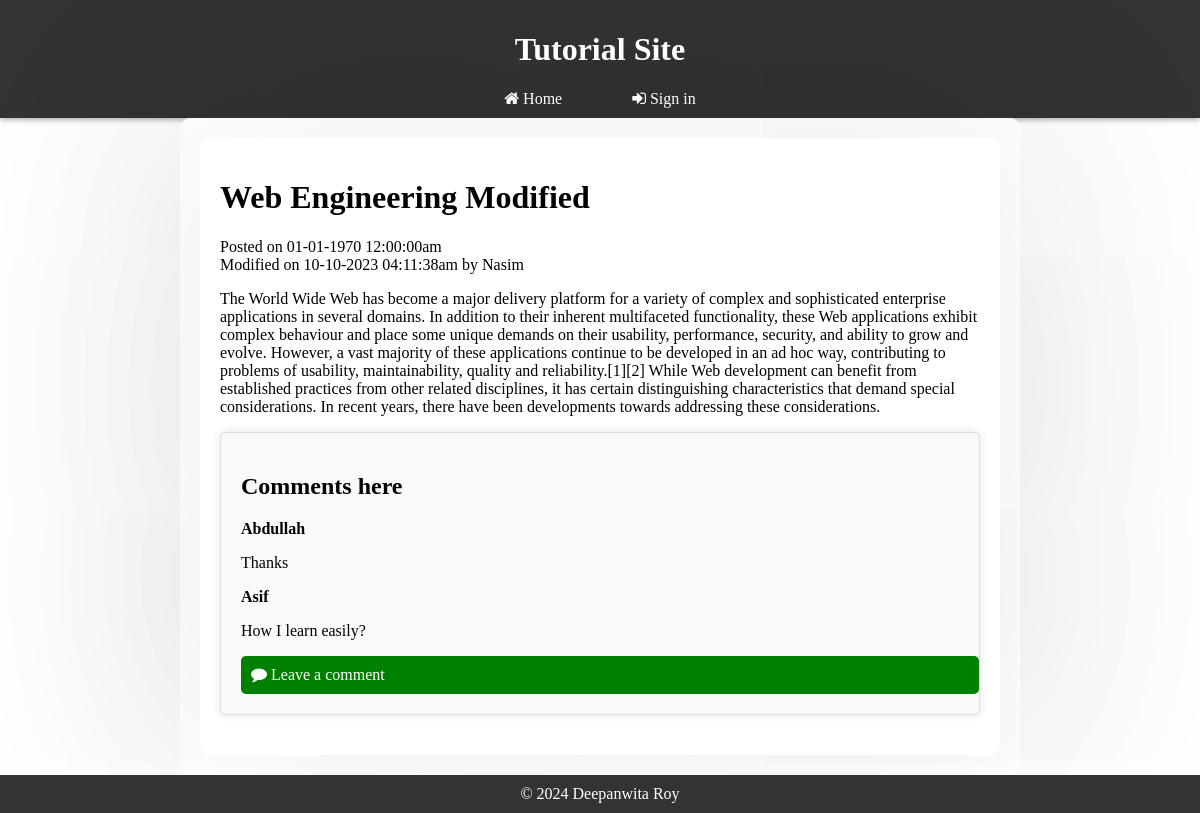
The page /article.php?id=22 on the database its author committed.
### tables this page shows
CREATE TABLE `posts` (
  `post_id` int(11) NOT NULL,
  `title` varchar(255) NOT NULL,
  `content` text NOT NULL,
  `user_id` int(11) NOT NULL,
  `time` int(255) NOT NULL,
  `edited_at` int(128) NOT NULL DEFAULT 0
);

CREATE TABLE `users` (
  `user_id` int(11) NOT NULL,
  `username` varchar(255) NOT NULL,
  `password` varchar(255) NOT NULL
);

CREATE TABLE `comments` (
  `comment_id` int(11) NOT NULL,
  `content` text NOT NULL,
  `post_id` int(11) NOT NULL,
  `user_id` int(11) NOT NULL
);

### article.php (the view, shortened to what this page needs)
<?php
include("db.php");
$sql = "SELECT posts.*, users.username FROM posts JOIN users ON posts.user_id = users.user_id WHERE post_id = {$_GET['id']}";
$res = mysqli_query($conn, $sql);
$data = mysqli_fetch_assoc($res);
$sql = "SELECT comments.content, users.username FROM comments JOIN users ON comments.user_id = users.user_id WHERE post_id = {$_GET['id']}";
$res = mysqli_query($conn, $sql);
$comment = [];
while($row = mysqli_fetch_assoc($res)){
    array_push($comment, $row);
}
$comment_string = "";
foreach($comment as $item){
    $comment_string .= "<div class='comment_template'>
                            <p class='comment_author'>
                                {$item['username']}
                            </p>
                            <p class='comment_body'>
                                {$item['content']}
                            </p>
                        </div>";
}
?>
<!DOCTYPE html>
<html lang="en">
<head>
</head>
<body>
    <?php
    include('header.php');?>
<div class="container">
    <div class="container mt-5">
        <div class="row">
            <div class="col-md-8 offset-md-2">
                <h1 class="text-center"><?php echo $data['title']; ?></h1>
                <p class="text-center">
                    Posted on
                    <span class="">
                        <?php echo date("d-m-Y h:i:sa", $data['time']); ?>
                    </span>
                    <br>
                    <?php
                        if($data['edited_at'] != 0){
                            $m_date = date("d-m-Y h:i:sa", $data['edited_at']);
                            echo "Modified on
                            <span class=''>
                                $m_date
                            </span>";
                        }
                    ?>
                    by
                    <span class="font-weight-bold">
                        <?php echo $data['username']; ?>
                    </span>
                </p>
                <p class="text-justify"><?php echo $data['content']; ?></p>
                <div class="comment">
                    <h2>Comments here</h2>
                    <?php echo $comment_string; ?>
                    <a class="leavecomment" href="add_comment.php?id=<?php echo $data['post_id']; ?>">
                    <i class="fa fa-comment"></i>   Leave a comment
                </a>
                </div>
            </div>
        </div>
    </div>
                    </div>
</body>
</html>
<?php  include('footer.php');?>

### article.php (style rules this page uses)
.comment h2 { margin-top: 20px; margin-bottom: 20px; }
.comment_author { font-weight: bold; }
.comment_template p:nth-child(1) { font-weight: bold; margin-bottom: 5px; }
.container { max-width: 800px; margin: 0 auto; padding: 20px; background-color: #fff; border-radius: 10px; box-shadow: 0 4px 2000px rgba(0, 0, 0, 0.1); }
.leavecomment { display: block; width: 100%; padding: 10px; background-color: green; color: #fff; border: none; border-radius: 5px; cursor: pointer; text-decoration: none; }
.comment { border: 1px solid #ddd; padding: 20px; margin-bottom: 20px; background-color: #f9f9f9; border-radius: 5px; box-shadow: 0 0 10px rgba(0, 0, 0, 0.1); }

### header.php (style rules this page uses)
body, ul, li { margin: 0; padding: 0; list-style: none; }

### rows shown on the page
posts: title "Web Engineering Modified", time "01-01-1970 12:00:00am", edited_at "10-10-2023 04:11:38am", user.username "Nasim", content "The World Wide Web has become a major delivery platform for a variety of complex and sophisticated enterprise applications in several domains. In addition to their inherent multifaceted functionality, these Web applications exhibit complex behaviour and place some unique demands on their usability, performance, security, and ability to grow and evolve. However, a vast majority of these applications continue to be developed in an ad hoc way, contributing to problems of usability, maintainability, quality and reliability.[1][2] While Web development can benefit from established practices from other related disciplines, it has certain distinguishing characteristics that demand special…"
comments: user.username "Abdullah", content "Thanks"
comments: user.username "Asif", content "How I learn easily?"
